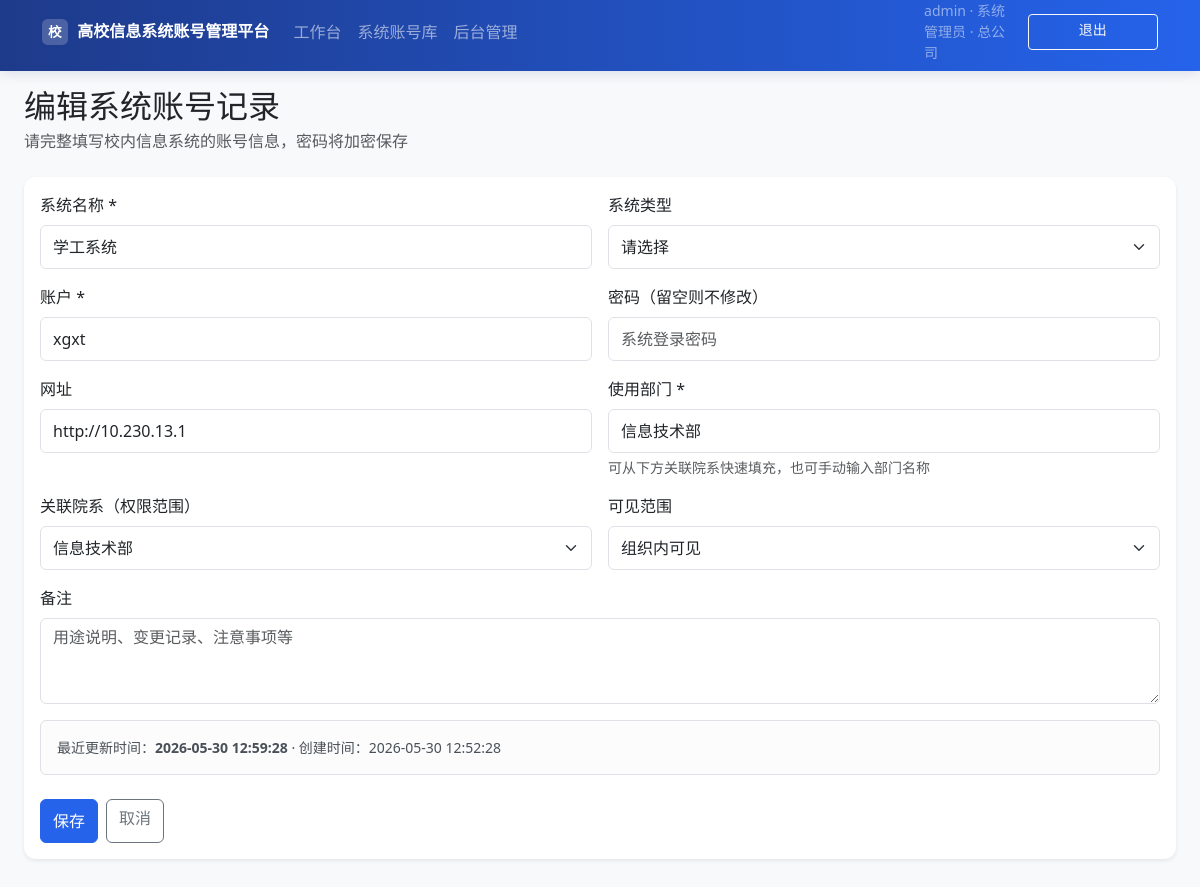
/credentials/1/edit (signed in), run on the app's committed database.
### app/models.py (models this page shows, shortened)
class User(UserMixin, db.Model):
    __tablename__ = "users"
    id = db.Column(db.Integer, primary_key=True)
    username = db.Column(db.String(80), unique=True, nullable=False, index=True)
    email = db.Column(db.String(120), unique=True, nullable=False)
    password_hash = db.Column(db.String(256), nullable=False)
    role_level = db.Column(db.Integer, default=ROLE_USER, nullable=False)
    org_id = db.Column(db.Integer, db.ForeignKey("organizations.id"), nullable=True)
    is_active = db.Column(db.Boolean, default=True)
    created_at = db.Column(db.DateTime, default=datetime.utcnow)
    owned_credentials = db.relationship(
        "Credential", backref="owner", lazy=True, foreign_keys="Credential.owner_id"
    )
    permissions = db.relationship("CredentialPermission", backref="user", lazy=True)
    @property
    def role_name(self) -> str:
        return ROLE_LABELS.get(self.role_level, "未知")
    def is_superadmin(self) -> bool:
        return self.role_level == ROLE_SUPERADMIN
    def can_manage_users(self) -> bool:
        return self.role_level <= ROLE_ORG_ADMIN
    def can_write_credentials(self) -> bool:
        return self.role_level <= ROLE_MANAGER

class Organization(db.Model):
    __tablename__ = "organizations"
    id = db.Column(db.Integer, primary_key=True)
    name = db.Column(db.String(120), nullable=False)
    parent_id = db.Column(db.Integer, db.ForeignKey("organizations.id"), nullable=True)
    created_at = db.Column(db.DateTime, default=datetime.utcnow)
    parent = db.relationship("Organization", remote_side=[id], backref="children")
    users = db.relationship("User", backref="organization", lazy=True)
    credentials = db.relationship("Credential", backref="organization", lazy=True)

class Credential(db.Model):
    __tablename__ = "credentials"
    id = db.Column(db.Integer, primary_key=True)
    system_name = db.Column(db.String(200), nullable=False)  # 系统名称
    account = db.Column(db.String(200), default="")  # 账户
    password_encrypted = db.Column(db.Text, default="")  # 密码（加密存储）
    url = db.Column(db.String(500), default="")  # 网址
    use_department = db.Column(db.String(120), default="")  # 使用部门
    system_type = db.Column(db.String(80), default="")  # 系统类型
    notes = db.Column(db.Text, default="")  # 备注
    visibility = db.Column(db.String(20), default=VIS_ORG)
    org_id = db.Column(db.Integer, db.ForeignKey("organizations.id"), nullable=True)
    owner_id = db.Column(db.Integer, db.ForeignKey("users.id"), nullable=False)
    created_at = db.Column(db.DateTime, default=datetime.utcnow)
    updated_at = db.Column(db.DateTime, default=datetime.utcnow, onupdate=datetime.utcnow)
    grants = db.relationship(
        "CredentialPermission", backref="credential", lazy=True, cascade="all, delete-orphan"
    )

### app/routes/credentials.py (the view, shortened to what this page needs)
@bp.route("/<int:cred_id>/edit", methods=["GET", "POST"])
@login_required
def edit(cred_id):
    cred = Credential.query.get_or_404(cred_id)
    if not can_edit_credential(current_user, cred):
        abort(403)
    orgs = _editable_orgs()
    return render_template(
        "credentials/form.html",
        credential=cred,
        orgs=orgs,
        visibility_choices=VISIBILITY_CHOICES,
        system_types=SYSTEM_TYPES,
        manager_own_only=current_user.role_level == ROLE_MANAGER,
    )

### app/permissions.py (called while the page is built, shortened)
def can_edit_credential(user, cred: Credential) -> bool:
    if user.is_superadmin():
        return True

### app/routes/credentials.py (called while the page is built, shortened)
def _editable_orgs():
    if current_user.is_superadmin():
        return Organization.query.order_by(Organization.name).all()

### app/templates/credentials/form.html (shortened to what this page needs)
{% extends "base.html" %}
{% block content %}
<h2 class="mb-1">{{ '编辑' if credential else '新增' }}系统账号记录</h2>
<p class="text-muted mb-4">
  {% if manager_own_only %}
  科室负责人新增的记录仅本人可见，请如实填写系统账号信息。
  {% else %}
  请完整填写校内信息系统的账号信息，密码将加密保存
  {% endif %}
</p>
<div class="card border-0 shadow-sm">
  <div class="card-body">
    <form method="post">
      <div class="row g-3">
        <div class="col-md-6">
          <label class="form-label">系统名称 *</label>
          <input type="text" name="system_name" class="form-control" required placeholder="如：教务管理系统、校园 VPN" value="{{ credential.system_name if credential else '' }}">
        </div>
        <div class="col-md-6">
          <label class="form-label">系统类型</label>
          <select name="system_type" class="form-select">
            <option value="">请选择</option>
          </select>
        </div>
        <div class="col-md-6">
          <label class="form-label">账户 *</label>
          <input type="text" name="account" class="form-control" required placeholder="登录用户名或工号" value="{{ credential.account if credential else '' }}">
        </div>
        <div class="col-md-6">
          <label class="form-label">密码{% if credential %}（留空则不修改）{% else %} *{% endif %}</label>
          <input type="password" name="password" class="form-control" {% if not credential %}required{% endif %} placeholder="系统登录密码">
        </div>
        <div class="col-md-6">
          <label class="form-label">网址</label>
          <input type="url" name="url" class="form-control" placeholder="https://..." value="{{ credential.url if credential else '' }}">
        </div>
        <div class="col-md-6">
          {% if manager_own_only %}
          <label class="form-label">使用部门</label>
          <input type="text" class="form-control" readonly value="{{ credential.use_department if credential else (current_user.organization.name if current_user.organization else '') }}">
          <input type="hidden" name="use_department" value="{{ credential.use_department if credential else (current_user.organization.name if current_user.organization else '') }}">
          {% else %}
          <label class="form-label">使用部门 *</label>
          <input type="text" name="use_department" class="form-control" required list="dept-list" placeholder="如：教务处、信息中心" value="{{ credential.use_department if credential else '' }}">
          <div class="form-text">可从下方关联院系快速填充，也可手动输入部门名称</div>
          {% endif %}
        </div>
        {% if not manager_own_only %}
        <div class="col-md-6">
          <label class="form-label">关联院系（权限范围）</label>
          <select name="org_id" class="form-select" id="org-select">
            {% for org in orgs %}
            <option value="{{ org.id }}" data-name="{{ org.name }}" {% if credential and credential.org_id == org.id %}selected{% endif %}>{{ org.name }}</option>
            {% endfor %}
          </select>
        </div>
        <div class="col-md-6">
          <label class="form-label">可见范围</label>
          <select name="visibility" class="form-select">
            {% for value, label in visibility_choices %}
            <option value="{{ value }}" {% if credential and credential.visibility == value %}selected{% elif not credential and value == 'org' %}selected{% endif %}>{{ label }}</option>
            {% endfor %}
          </select>
        </div>
        {% else %}
        <input type="hidden" name="org_id" value="{{ current_user.org_id or '' }}">
        {% endif %}
        <div class="col-12">
          <label class="form-label">备注</label>
          <textarea name="notes" class="form-control" rows="3" placeholder="用途说明、变更记录、注意事项等">{{ credential.notes if credential else '' }}</textarea>
        </div>
        {% if credential %}
        <div class="col-12">
          <div class="alert alert-light border mb-0 small">
            最近更新时间：<strong>{{ credential.updated_at.strftime('%Y-%m-%d %H:%M:%S') }}</strong>
            · 创建时间：{{ credential.created_at.strftime('%Y-%m-%d %H:%M:%S') }}
          </div>
        </div>
        {% endif %}
      </div>
      <div class="mt-4 d-flex gap-2">
        <button type="submit" class="btn btn-primary">保存</button>
        <a href="{{ url_for('credentials.list_credentials') }}" class="btn btn-outline-secondary">取消</a>
      </div>
    </form>
  </div>
</div>
{% endblock %}

### app/templates/base.html (shortened to what this page needs)
<!DOCTYPE html>
<html lang="zh-CN">
<head>
  <link href="https://cdn.jsdelivr.net/npm/bootstrap@5.3.3/dist/css/bootstrap.min.css" rel="stylesheet">
  <link href="{{ url_for('static', filename='css/app.css') }}" rel="stylesheet">
</head>
<body class="bg-light {% if current_user.is_authenticated %}has-mobile-nav{% endif %}">
<nav class="navbar navbar-expand-lg navbar-dark uni-nav">
  <div class="container-fluid container-lg">
    <a class="navbar-brand fw-bold site-brand" href="{{ url_for('main.index') }}">
      <span class="brand-badge">校</span>
      <span class="brand-full d-none d-md-inline">{{ SITE_NAME }}</span>
    </a>
    {% if current_user.is_authenticated %}
    <div class="collapse navbar-collapse" id="nav">
      <ul class="navbar-nav me-auto d-none d-lg-flex">
        <li class="nav-item"><a class="nav-link" href="{{ url_for('main.dashboard') }}">工作台</a></li>
        <li class="nav-item"><a class="nav-link" href="{{ url_for('credentials.list_credentials') }}">系统账号库</a></li>
        {% if current_user.can_manage_users() %}
        <li class="nav-item"><a class="nav-link" href="{{ url_for('admin.index') }}">后台管理</a></li>
        {% endif %}
      </ul>
      <div class="navbar-user-panel py-2 py-lg-0">
        <div class="user-meta text-white-50 small mb-2 mb-lg-0">
          {{ current_user.username }} · {{ current_user.role_name }}
          {% if current_user.organization %}<br class="d-lg-none"><span class="d-lg-none">{{ current_user.organization.name }}</span>{% endif %}
          <span class="d-none d-lg-inline">{% if current_user.organization %} · {{ current_user.organization.name }}{% endif %}</span>
        </div>
        <a class="btn btn-outline-light btn-sm w-100 w-lg-auto" href="{{ url_for('auth.logout') }}">退出</a>
      </div>
    </div>
    {% else %}
    <a class="btn btn-outline-light btn-sm ms-auto" href="{{ url_for('auth.login') }}">登录</a>
    {% endif %}
  </div>
</nav>
<main class="container-fluid container-lg main-content px-3 px-lg-4 pb-4">
  {% block content %}{% endblock %}
</main>
</body>
</html>

### app/static/css/app.css (style rules this page uses)
:root { --uni-primary: #2563eb; --uni-primary-dark: #1e3a8a; --uni-nav-height: 3.5rem; --uni-bottom-nav-height: 3.75rem; --safe-bottom: env(safe-area-inset-bottom, 0px); }
html { -webkit-text-size-adjust: 100%; scroll-behavior: smooth; }
body { min-height: 100vh; min-height: 100dvh; font-size: 16px; line-height: 1.5; padding-bottom: calc(var(--safe-bottom) + 1rem); }
body.has-mobile-nav { padding-bottom: calc(var(--uni-bottom-nav-height) + var(--safe-bottom) + 0.5rem); }
.main-content { padding-top: 1rem; max-width: 1200px; }
.uni-nav { background: linear-gradient(90deg, var(--uni-primary-dark) 0%, var(--uni-primary) 100%); padding-top: env(safe-area-inset-top, 0px); box-shadow: 0 2px 12px rgba(30, 58, 138, 0.15); }
.site-brand { font-size: 1rem; max-width: calc(100vw - 5rem); overflow: hidden; text-overflow: ellipsis; white-space: nowrap; }
.brand-badge { display: inline-flex; align-items: center; justify-content: center; width: 1.6rem; height: 1.6rem; margin-right: 0.35rem; border-radius: 0.35rem; background: rgba(255, 255, 255, 0.2); font-size: 0.85rem; flex-shrink: 0; }
.navbar-user-panel { border-top: 1px solid rgba(255, 255, 255, 0.15); margin-top: 0.5rem; padding-top: 0.75rem; }
@media (min-width: 992px) { .navbar-user-panel { display: flex; align-items: center; gap: 0.75rem; border-top: none; margin-top: 0; padding-top: 0; } }
.form-control, .form-select, .btn { min-height: 44px; }
.btn-sm { min-height: 36px; }
.form-control, .form-select { font-size: 16px; }
.btn-primary { background-color: var(--uni-primary); border-color: var(--uni-primary); }
.card { border-radius: 0.75rem; }

### data on the page
User: username "admin", role_name "系统管理员"
Organization: organization.name "总公司"
Credential: system_name "学工系统", account "xgxt", url "http://10.230.13.1", use_department "信息技术部", org_id "信息技术部", visibility "组织内可见", updated_at "2026-05-30 12:59:28", created_at "2026-05-30 12:52:28"

### other printed values
{{ SITE_NAME }} "高校信息系统账号管理平台"
{{ '编辑' if credential else '新增' }} "编辑"
